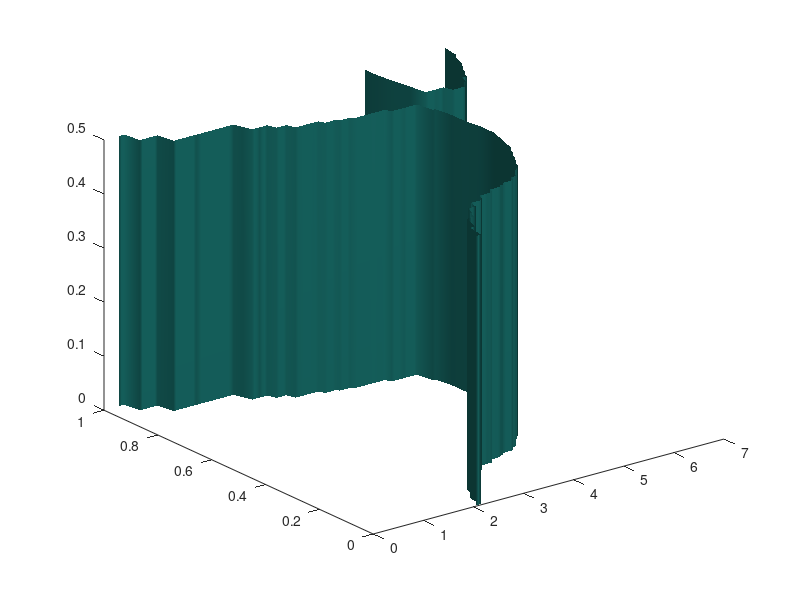

Reproduce this figure in MATLAB. (Note: this script raises an error after producing the figure.)
% Copyright Anthony Garland 2015
clear
clc
% xpoints = 0:1:10; % X position of the control points
[xpoints,ypoints] = meshgrid(0:2:10,0:0.5:1);

zpoints_v2 = ones(3,6);

zpoints = [ 0	-0.01761	-1.5	-1.5	-0.12588	-1.0698	0	0.76488	1.48953	-1.36128	-1.45662	-1.5	0	-0.34083	-1.49922	0.89559	-1.4997	-1.2336];

zpoints_v2(1,:) = zpoints(1:6);
zpoints_v2(2,:) = zpoints(7:12);
zpoints_v2(3,:) = zpoints(13:18);
doplot = 1;

% -------------------------------------------------
% - Make the voxels
% - Evaluted the phi function at each voxel (remember that the phi is only a
% function of xy, so apply it to all z voxels with the same xy)
% - Run the isosurface to get the vx
% - Run the stlwrite function to turn the vx into stl

% -----
% Make the voxels
isoCurves = -0.1:0.1:1
a = 4; % in
d = 7.5; % in
L = 10; % in
t = 0.5; % in 
h = 1; % in
step = 0.05;

% For testing make these really small
%L = 2; % in
%t = 0.5; % in 
%h = 1; % in
%step = 0.5;

xVox = 0:step:L;
yVox = 0:step:h;
zVox = 0:step:t;

[xVox2,yVox2,zVox2]=meshgrid(xVox,yVox,zVox);

[xVox2D,yVox2D] = meshgrid(xVox,yVox);

%tmpvol = zeros(20,20,20);       % Empty voxel volume
% splineZZ_v2 =  interp2(xpoints,ypoints,zpoints,splineXX_v2,splineYY_v2,'cubic'); % spline value at each x column
phiVox_zVox2D = interp2(xpoints,ypoints,zpoints_v2,xVox2D,yVox2D, 'linear');


bins = 10.0;

phiVox_zVox2D = round(phiVox_zVox2D*bins)/bins;




phiVox_zVox3D = xVox2; % get the same size
loopNum = size(phiVox_zVox3D,3); % Get the length of the Z dimmension

for i = 1:loopNum
    phiVox_zVox3D(:,:,i)=phiVox_zVox2D;
end

% phiVox_zVox3D(:,:,) = phiVox_zVox2D



count = 0;
for level = isoCurves
    fv = isosurface(xVox2,yVox2,zVox2,phiVox_zVox3D,level);  % Create the patch object
    isosurface(xVox2,yVox2,zVox2,phiVox_zVox3D,level);  % Create the patch object
    
    filename= strcat('results',num2str(count), '.stl'); % generate the filename
    %filename = char(filename)
   
    stlwrite(filename,fv, 'mode','ascii')        % Save to binary .stl
    
    count = count+1;
end